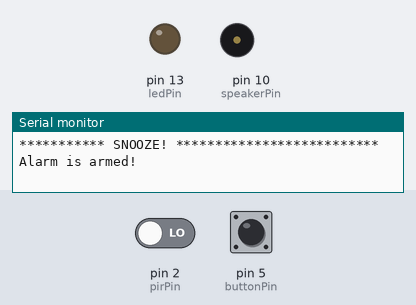
Bench run of a sketch on a simulated Arduino Uno, built with avr-gcc and run on an emulated ATmega328P. Parts: output pins drawn as LEDs (lit = HIGH), buzzer (waves = sounding), the last lines printed to the serial monitor. Dashed ring = blinking. The test bench sets the inputs (shaded band); at power-on: pin 2 (pirPin) LOW, pin 5 (buttonPin) HIGH.

Above: at 16.2 s.
16.3 s: pin 2 (pirPin) driven HIGH
At 16.57 s:
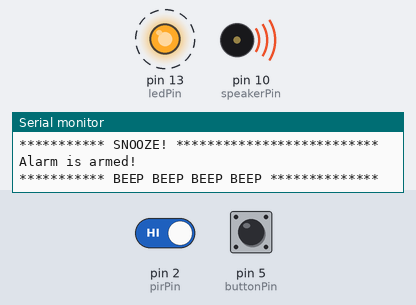
19.3 s: pin 2 (pirPin) driven LOW
At 19.3 s:
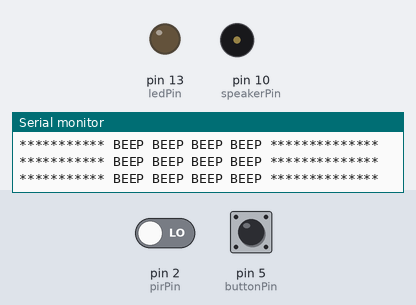
20.8 s: pin 5 (buttonPin) pulled LOW for 0.15 s
At 20.93 s:
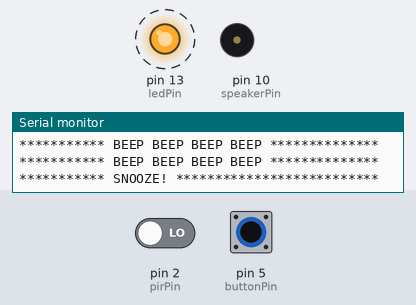
Timing chart, 0 to 29.8 s (numbered marks = the images above; inputs shaded):
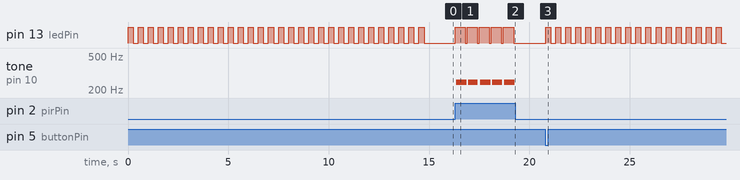

Measured:
- after the input at 16.3 s, pin 13 (ledPin): alternates HIGH for 0.50 s and LOW for 0.10 s, starting at once; tone on pin 10 (speakerPin): alternates 248 Hz for 0.52 s and silent for 0.10 s, starting after 0.05 s
- after the input at 19.3 s, pin 13 (ledPin): stops changing and stays LOW; tone on pin 10 (speakerPin): stops changing and stays silent
- after the input at 20.8 s, pin 13 (ledPin): alternates HIGH for 0.25 s and LOW for 0.25 s, starting at once

The sketch:

ButtonAlarmDemo.ino
```cpp
// Uses a PIR sensor to detect movement, buzzes a buzzer
// more info here: http://blog.makezine.com/projects/pir-sensor-arduino-alarm/

int ledPin = 13;
int pirPin = 2;
int speakerPin = 10;
int buttonPin = 5;

void setup() {
  pinMode(ledPin, OUTPUT);
  pinMode(pirPin, INPUT);
  pinMode(speakerPin, OUTPUT);
  Serial.begin(9600);
  snooze(15);
}

void loop()
{
  if (buttonPressedDown())
    snooze(10);
  if (motionDetected())
  {
    turnAlarmOn();
    turnAlarmOff();
  }
  delay(100);
}

bool motionDetected()
{
  if (digitalRead(pirPin) == HIGH)
    return true;
  else
    return false;
}

bool buttonPressedDown()
{
  if (digitalRead(buttonPin) == LOW)
    return true;
  else
    return false;
}

void turnLightsOn()
{
  digitalWrite(ledPin, HIGH);
}

void turnLightsOff()
{
  digitalWrite(ledPin, LOW);
}

void snooze(int snoozeSeconds)
{
  Serial.println("*********** SNOOZE! **************************");
  for (int i=0; i<snoozeSeconds*2; i++) {
    turnLightsOn();
    delay(250);
    turnLightsOff();
    delay(250);
  }
  Serial.println("Alarm is armed!");
}

void turnAlarmOn()
{
  turnLightsOn();
  playTone(500, 250);
}

void turnAlarmOff()
{
  turnLightsOff();
}

void playTone(long durationMilliseconds, int frequencyHz)
{
    if (frequencyHz > 0)
      Serial.println("*********** BEEP BEEP BEEP BEEP **************");

    long durationMicroseconds = durationMilliseconds * 1000;
    int loopPeriod = (1.0 / frequencyHz) * 1000000;
    long elapsedTime = 0;

    while (elapsedTime < durationMicroseconds)
    {
        digitalWrite(speakerPin, HIGH);
        delayMicroseconds(loopPeriod / 2);
        digitalWrite(speakerPin, LOW);
        delayMicroseconds(loopPeriod / 2);
        elapsedTime += (loopPeriod);
    }
}
```
